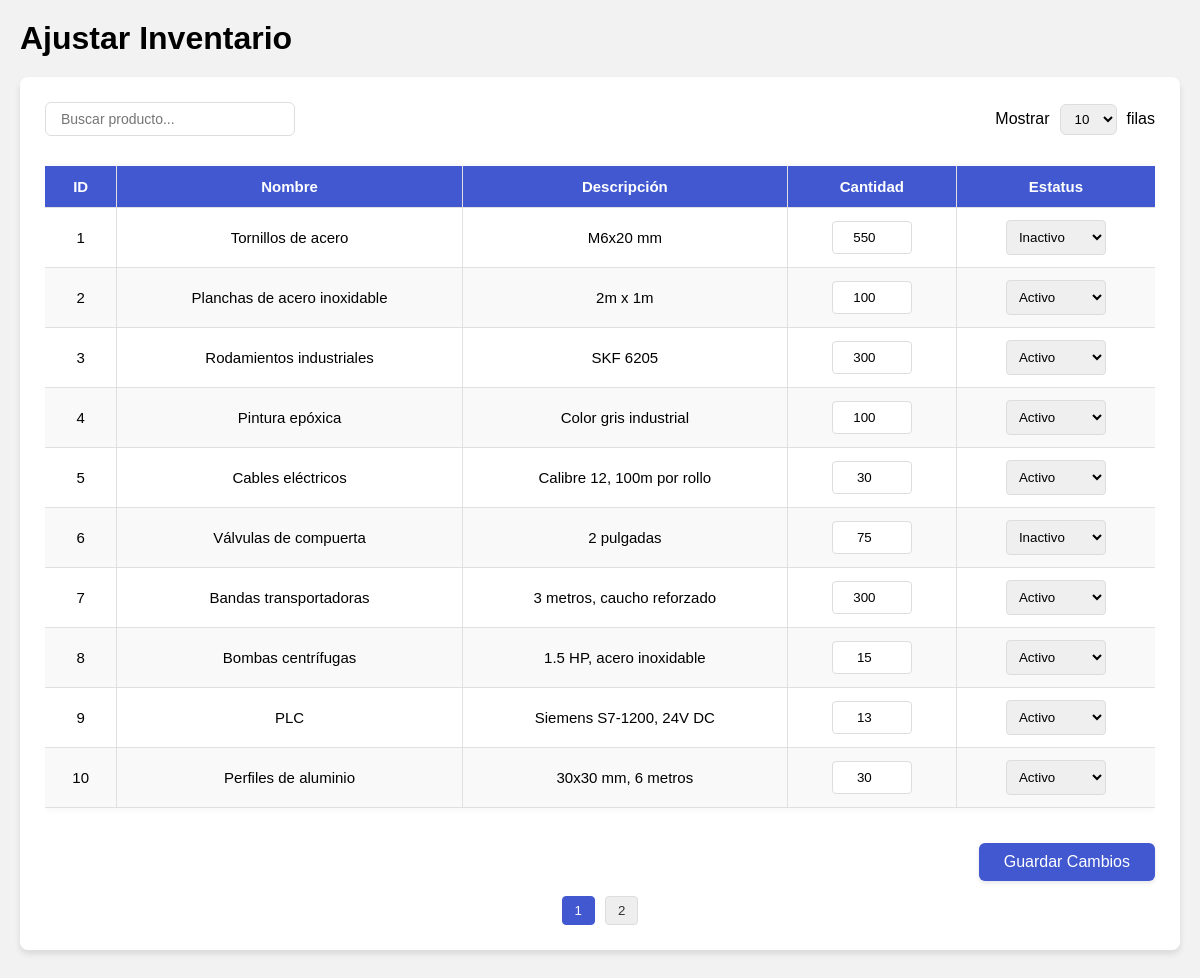
The page /Home/ajustar_inventario.php on the database its author committed.
### tables this page shows
CREATE TABLE productos (
    idProducto INT(6) PRIMARY KEY AUTO_INCREMENT,
    nombre VARCHAR(40) NOT NULL,
    descripcion TEXT,
    cantidad INT(6) DEFAULT 0,
    estatus INT(1) DEFAULT 1 COMMENT '1=Activo, 0=Inactivo'
);

### Home/ajustar_inventario.php (the view, shortened to what this page needs)
<?php
$connection = new Connection();
$pdo = $connection->connect();
$sql = "SELECT idProducto, nombre, descripcion, cantidad, estatus FROM productos";
$stmt = $pdo->query($sql);
$productos = $stmt->fetchAll(PDO::FETCH_ASSOC);
?>
<!DOCTYPE html>
<html lang="es">
<head>
</head>
<body>
  <h1>Ajustar Inventario</h1>
  <div class="card">
    <form method="POST">
      <div class="table-controls">
        <input type="text" id="buscador" placeholder="Buscar producto...">
        <div class="filas-selector">
          <label>Mostrar</label>
          <select id="filasPorPagina">
            <option value="10" selected>10</option>
          </select>
          <label>filas</label>
        </div>
      </div>
      <div style="overflow-x:auto;">
        <table id="tablaProductos">
          <thead>
            <tr>
              <th>ID</th>
              <th>Nombre</th>
              <th>Descripción</th>
              <th>Cantidad</th>
              <th>Estatus</th>
            </tr>
          </thead>
          <tbody>
            <?php foreach ($productos as $producto): ?>
              <tr>
                <td><?php echo $producto['idProducto']; ?></td>
                <td><?php echo htmlspecialchars($producto['nombre']); ?></td>
                <td><?php echo htmlspecialchars($producto['descripcion']); ?></td>
                <td>
                  <input type="number" name="productos[<?php echo $producto['idProducto']; ?>][cantidad]"
                         value="<?php echo $producto['cantidad']; ?>" min="0">
                </td>
                <td>
                  <select name="productos[<?php echo $producto['idProducto']; ?>][estatus]">
                    <option value="1" <?= $producto['estatus'] == 1 ? 'selected' : '' ?>>Activo</option>
                    <option value="0" <?= $producto['estatus'] == 0 ? 'selected' : '' ?>>Inactivo</option>
                  </select>
                </td>
              </tr>
            <?php endforeach; ?>
          </tbody>
        </table>
      </div>
      <div class="submit-btn-container">
        <button type="submit">Guardar Cambios</button>
      </div>
    </form>
    <div id="paginacion"></div>
  </div>
</body>
</html>

### Home/ajustar_inventario.php (style rules this page uses)
* { margin: 0; padding: 0; box-sizing: border-box; font-family: 'Poppins', sans-serif; }
body { background: #f2f2f2; margin: 0; padding: 20px; }
.card { background: #fff; border-radius: 8px; box-shadow: 0px 4px 6px rgba(0, 0, 0, 0.1); padding: 25px; max-width: 1200px; margin: 20px auto; }
.table-controls { display: flex; justify-content: space-between; align-items: center; margin-bottom: 15px; flex-wrap: wrap; gap: 15px; }
#buscador { padding: 8px 15px; border: 1px solid #ddd; border-radius: 6px; width: 250px; font-size: 14px; }
.filas-selector { display: flex; align-items: center; gap: 10px; }
#filasPorPagina { padding: 6px 10px; border: 1px solid #ddd; border-radius: 6px; }
#tablaProductos { width: 100%; border-collapse: collapse; margin: 15px 0; font-size: 15px; box-shadow: 0 0 10px rgba(0, 0, 0, 0.05); }
#tablaProductos thead tr { background-color: #4158d0; color: white; text-align: left; }
#tablaProductos th, #tablaProductos td { padding: 12px 15px; border-right: 1px solid #e0e0e0; border-bottom: 1px solid #e0e0e0; }
#tablaProductos th:last-child, #tablaProductos td:last-child { border-right: none; }
#tablaProductos td { text-align: center; }
#tablaProductos th { text-align: center; }
#tablaProductos tbody tr { background-color: white; transition: all 0.2s; }
#tablaProductos tbody tr:nth-child(even) { background-color: #f9f9f9; }
#tablaProductos input[type="number"] { width: 80px; padding: 8px; border: 1px solid #ddd; border-radius: 4px; text-align: center; }
#tablaProductos select { padding: 8px; border: 1px solid #ddd; border-radius: 4px; min-width: 100px; }
.submit-btn-container { text-align: right; margin-top: 20px; }
button[type="submit"] { padding: 10px 25px; background-color: #4158d0; color: white; border: none; border-radius: 6px; cursor: pointer; font-size: 16px; transition: all 0.3s; box-shadow: 0 2px 4px rgba(0,0,0,0.1); }
#paginacion { margin-top: 15px; text-align: center; }

### rows shown on the page
productos: idProducto "1", nombre "Tornillos de acero", descripcion "M6x20 mm", cantidad "550", estatus+idProducto "Inactivo"
productos: idProducto "2", nombre "Planchas de acero inoxidable", descripcion "2m x 1m", cantidad "100", estatus+idProducto "Activo"
productos: idProducto "3", nombre "Rodamientos industriales", descripcion "SKF 6205", cantidad "300", estatus+idProducto "Activo"
productos: idProducto "4", nombre "Pintura epóxica", descripcion "Color gris industrial", cantidad "100", estatus+idProducto "Activo"
productos: idProducto "5", nombre "Cables eléctricos", descripcion "Calibre 12, 100m por rollo", cantidad "30", estatus+idProducto "Activo"
productos: idProducto "6", nombre "Válvulas de compuerta", descripcion "2 pulgadas", cantidad "75", estatus+idProducto "Inactivo"
productos: idProducto "7", nombre "Bandas transportadoras", descripcion "3 metros, caucho reforzado", cantidad "300", estatus+idProducto "Activo"
productos: idProducto "8", nombre "Bombas centrífugas", descripcion "1.5 HP, acero inoxidable", cantidad "15", estatus+idProducto "Activo"
productos: idProducto "9", nombre "PLC", descripcion "Siemens S7-1200, 24V DC", cantidad "13", estatus+idProducto "Activo"
productos: idProducto "10", nombre "Perfiles de aluminio", descripcion "30x30 mm, 6 metros", cantidad "30", estatus+idProducto "Activo"
